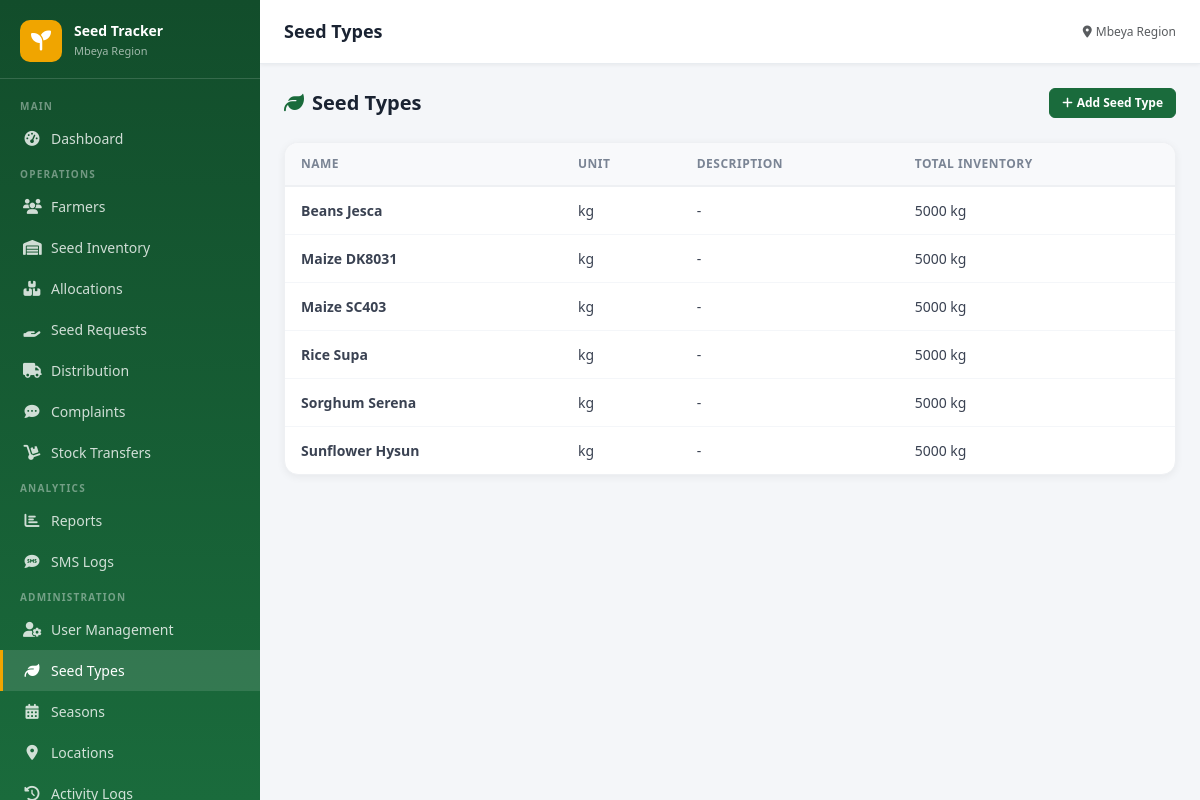
/settings/seeds/ (signed in), run on the app's committed database.
### core/models.py (models this page shows, shortened)
class SeedType(models.Model):
    name = models.CharField(max_length=100, unique=True)
    description = models.TextField(blank=True)
    unit = models.CharField(max_length=30, default='kg')
    created_at = models.DateTimeField(auto_now_add=True)

### core/views.py (the view)
# urls.py: path('settings/seeds/', views.seed_type_list, name='seed_type_list'),
@login_required
@role_required('admin')
def seed_type_list(request):
    seeds = SeedType.objects.annotate(total_inv=Sum('inventory__quantity')).all()
    return render(request, 'core/seed_type_list.html', {'seeds': seeds})

### templates/core/seed_type_list.html (shortened to what this page needs)
{% extends 'base.html' %}
{% block page_title %}Seed Types{% endblock %}
{% block content %}
<div class="page-header">
  <h4><i class="fas fa-leaf me-2" style="color:#1a6b3c"></i>Seed Types</h4>
  <a href="{% url 'seed_type_create' %}" class="btn btn-primary btn-sm"><i class="fas fa-plus me-1"></i>Add Seed Type</a>
</div>
<div class="table-card">
  <div class="table-responsive">
    <table class="data-table">
      <thead><tr><th>Name</th><th>Unit</th><th>Description</th><th>Total Inventory</th></tr></thead>
      <tbody>
        {% for s in seeds %}
        <tr>
          <td style="font-weight:700">{{ s.name }}</td>
          <td>{{ s.unit }}</td>
          <td>{{ s.description|default:"-"|truncatechars:60 }}</td>
          <td>{{ s.total_inv|floatformat:0|default:"0" }} {{ s.unit }}</td>
        </tr>
        {% empty %}
        <tr><td colspan="4" class="text-center text-muted py-4">No seed types defined</td></tr>
        {% endfor %}
      </tbody>
    </table>
  </div>
</div>
{% endblock %}

### templates/base.html (style rules this page uses)
:root { --primary: #1a6b3c; --primary-dark: #124d2b; --primary-light: #e8f5ee; --accent: #f0a500; --accent-light: #fff8e6; --sidebar-width: 260px; --topbar-height: 64px; }
body { background: #f4f6f9; font-family: 'Segoe UI', sans-serif; }
.table-card { background: #fff; border-radius: 14px; box-shadow: 0 2px 8px rgba(0,0,0,.06); border: 1px solid #eef0f3; overflow: hidden; }
.data-table { width: 100%; border-collapse: collapse; }
.data-table thead th { padding: 12px 16px; background: #f8f9fb; font-size: 12px; font-weight: 700; color: #7a8494; text-transform: uppercase; letter-spacing: .5px; border-bottom: 2px solid #eef0f3; white-space: nowrap; }
.data-table tbody td { padding: 13px 16px; font-size: 14px; color: #3a4252; border-bottom: 1px solid #f4f6f9; vertical-align: middle; }
.data-table tbody tr:last-child td { border-bottom: none; }
.btn-primary { background: var(--primary); border-color: var(--primary); border-radius: 8px; font-weight: 600; font-size: 14px; }
.btn-sm { padding: 5px 12px; font-size: 12px; border-radius: 6px; }
.page-header { display: flex; align-items: center; justify-content: space-between; margin-bottom: 24px; }
.page-header h4 { margin: 0; font-size: 20px; font-weight: 800; color: #1a2332; }

### data on the page
SeedType: name "Beans Jesca", unit "kg", description "-", total_inv "5000"
SeedType: name "Maize DK8031", unit "kg", description "-", total_inv "5000"
SeedType: name "Maize SC403", unit "kg", description "-", total_inv "5000"
SeedType: name "Rice Supa", unit "kg", description "-", total_inv "5000"
SeedType: name "Sorghum Serena", unit "kg", description "-", total_inv "5000"
SeedType: name "Sunflower Hysun", unit "kg", description "-", total_inv "5000"
